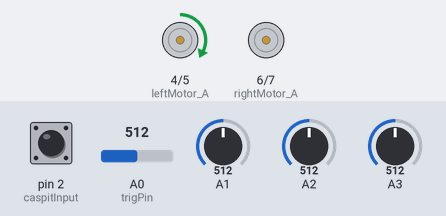
Bench run of a sketch on a simulated Arduino Uno, built with avr-gcc and run on an emulated ATmega328P. Shown: motor-driver pin pairs drawn as motors (green arrow = first pin HIGH = forward, orange = second pin HIGH = backward, longer = more drive, scaled by the enable pin). The inputs (shaded band) are chosen by the test bench; at power-on: A3 = 512, A0 (trigPin) = 512, A1 = 512, pin 2 (caspitInput) HIGH, A2 = 512.

Above: at 1.2 s.
1.3 s: A3 set to 716
At 2.1 s:
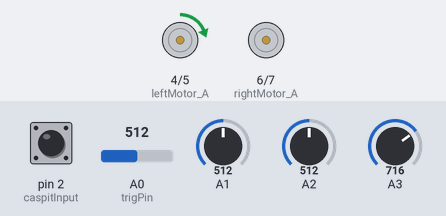
2.8 s: A0 (trigPin) set to 306
At 3.2 s:
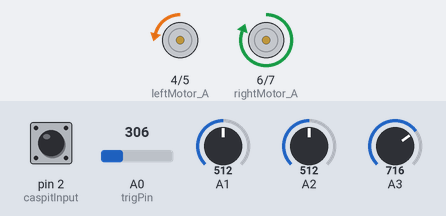
4.3 s: A1 set to 358
5.8 s: A1 set to 322
At 6.7 s:
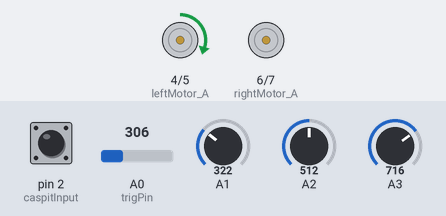
7.3 s: pin 2 (caspitInput) pulled LOW for 1 s
At 8.1 s:
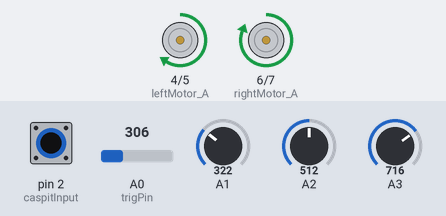
9.8 s: pin 2 (caspitInput) pulled LOW for 3.2 s
At 13.4 s:
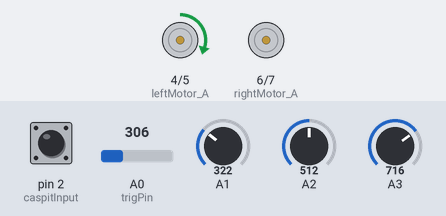
Timing chart, 0 to 14.9 s (numbered marks = the images above; inputs shaded):
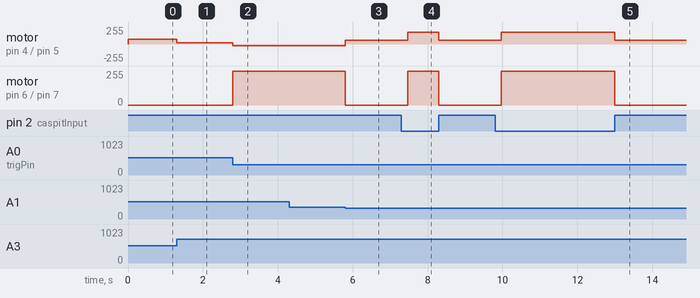

The sketch:

Prog5.ino
```cpp
#define DEBUG1 0 // motor speed left/right
#define DEBUG2 0 // sensors digital values
#define DEBUG3 0 // sensors analog values
#define DEBUG4 0 // sensors analog values RAW
#define DEBUG5 0 // UltraSonic Sensor
#define DEBUG6 0 // Mercury sensor

// Black Line Value
#define black 250

// Engine Pin Layout
#define rightMotor_A 6
#define rightMotor_B 7
#define rightMotor_PWM 8
#define leftMotor_A 4
#define leftMotor_B 5
#define leftMotor_PWM 9

// Ultrasonic Sensor
#define trigPin 14
#define echoPin 3
unsigned long time = 0;
unsigned long duration;
int distance = 0;

// Mercury Sensor
#define caspitInput 2
volatile boolean cFlag=false;
unsigned long caspitTime;

//Infrared Line Sensors
int rightSensorMidRAW,leftSensorMidRAW,rightSensorOutRAW,leftSensorOutRAW;
int rightSensorMid,leftSensorMid,rightSensorOut,leftSensorOut;
int rightSub,leftSub;

boolean digitalSensor[4];
int analogSensor[4];
int analogSensorRAW[4];
const char* sensorNum[] = {"rightSensorOut(A2)" , "rightSensorMid(A0)" , "leftSensorMid(A3)" , "leftSensorOut(A1)"};

/*
void trigUs(){
  digitalWrite(trigPin, 1);
  delayMicroseconds(10);
  digitalWrite(trigPin,0);
  duration = pulseIn(echoPin,HIGH);
  attachInterrupt(1, measurement, RISING);
}

void measurement(){
  distance = duration/58;

  if(DEBUG5){
    Serial.print("Distance = ");
    Serial.println(distance);
  }
  detachInterrupt(1);
}
*/

void stopingz(){
  motors(0,0);
}

void readSensors(){
  rightSensorMidRAW = analogRead(A0);
  leftSensorMidRAW = analogRead(A3);
  rightSensorOutRAW = analogRead(A2);
  leftSensorOutRAW =analogRead(A1);

  rightSensorOut = map(rightSensorOutRAW, 1000, 110, 1000, 0);
  rightSensorMid = map(rightSensorMidRAW,1000 ,115, 1000, 0);
  leftSensorMid = map(leftSensorMidRAW, 1000, 190,  1000, 0);
  leftSensorOut = map(leftSensorOutRAW, 1000, 120,1000, 0);

   analogSensor[0] = rightSensorOut;
   analogSensor[1] = rightSensorMid;
   analogSensor[2] = leftSensorMid;
   analogSensor[3] = leftSensorOut;

   analogSensorRAW[0] = rightSensorOutRAW;
   analogSensorRAW[1] = rightSensorMidRAW;
   analogSensorRAW[2] = leftSensorMidRAW;
   analogSensorRAW[3] = leftSensorOutRAW;
    }

void updateDigital() {
  for(int i = 0; i< 4; i++){
    if(analogSensor[i] < black)
        digitalSensor[i] = true;
    else
        digitalSensor[i] = false;
  }
}


void updateSensors(){
  readSensors();
  updateDigital();
  caspitState();

   /*
  if(millis() - time > 50){
    trigUs();
    time = millis();
  }

  */
  if(DEBUG2){
    for(int c = 0; c < 4; c++)
    {
    for(int i = 0; i< 4; i++){
        Serial.print(sensorNum[i]);
        Serial.print(" = ");
        Serial.print(digitalSensor[i]);
         Serial.print("  ");
      }
      Serial.println();
    }

    }

 if(DEBUG3){
   for(int c = 0; c < 4;c++)
    for(int j = 0; j< 4; j++){
        Serial.print(sensorNum[j]);
        Serial.print(" = ");
        Serial.print(analogSensor[j]);
        Serial.print("  ");
    }
    Serial.println();
 }


if(DEBUG4){
  for( int c = 0; c < 4; c++)
  {
   for(int k = 0; k < 4; k++){
        Serial.print(sensorNum[k]);
        Serial.print(" = ");
        Serial.print(analogSensorRAW[k]);
        Serial.print("  ");
    }
    Serial.println();
  }
  }


}

void caspit_init(){
  pinMode(caspitInput, INPUT_PULLUP);
  attachInterrupt(0, setCaspitFlag, CHANGE);
}

void setCaspitFlag(){
  cFlag = true;
}

boolean caspitState(){
  if(cFlag){
    if(digitalRead(caspitInput)==0){
    caspitTime=millis();
    }
  }
   else if(digitalRead(caspitInput)==0)
    {
        if((millis()-caspitTime)>150){
          if(DEBUG6)
              Serial.println("CaspitState : true");
          return true;
        }
    }

    if(DEBUG6)
      Serial.println("CaspitState = false");

    cFlag=false;
    return false;
  }


void Drive(){
  if(!caspitState()){
    if((leftSensorOut < black) || (rightSensorOut < black))
      turnAround();

    else
       drive1(60,60);

  }
  else
    DaniBoost(200,200);
}

void drive1(int speed1,int speed2){

  int rightSensorMid1 = map(rightSensorMid, 0, 1000, -100, 100);
  int leftSensorMid1 = map(leftSensorMid, 0, 1000, -100, 100);
  int rightSensorOut1 = map(rightSensorOut, 0, 1000, -100, 100);
  int leftSensorOut1 = map(leftSensorOut, 0, 1000, -100, 100);

  int error = (rightSensorMid1 - leftSensorMid1);

  motors(speed1 + error,speed2 - error);
}

void DaniBoost(int speed3,int speed4){

  int rightSensorMid1 = map(rightSensorMid, 0, 1000, 0, 60);
  int leftSensorMid1 = map(leftSensorMid, 0, 1000, 0, 60);

  int error = (rightSensorMid1 - leftSensorMid1);

  motors(speed3 + error,speed4 - error);
}


void turnAround(){
    if(leftSensorOut < black){
      motors(60,-60);
      delay(50);
        while(rightSensorMid > black){
              updateSensors();
        }
      }
     else if(rightSensorOut < black){
       motors(-60 ,60);
       delay(50);
        while(leftSensorMid > black){
            updateSensors();
        }
     }
}

void motors(int left, int right){
  if(DEBUG1){
     Serial.print("Left: ");
     Serial.print(left);
     Serial.print("Right: ");
     Serial.println(right);
  }

  if (left > 0)
  {
    digitalWrite(leftMotor_A,1);
    digitalWrite(leftMotor_B,0);
    analogWrite(leftMotor_PWM, left);
  }
  else
  {
    digitalWrite(leftMotor_A,0);
    digitalWrite(leftMotor_B,1);
    analogWrite(leftMotor_PWM, -left);
  }

  if (right > 0)
  {
    digitalWrite(rightMotor_A,1);
    digitalWrite(rightMotor_B,0);
    analogWrite(rightMotor_PWM, right);
  }
  else
  {
    digitalWrite(rightMotor_A,0);
    digitalWrite(rightMotor_B,1);
    analogWrite(rightMotor_PWM, -right);
  }
}


void setup(){
  Serial.begin(9600);
  for(int i = 4; i < 8; i ++)
    pinMode(i,OUTPUT);

 pinMode(trigPin,OUTPUT);
 // trigUs();
  caspit_init();
}

void loop(){
  updateSensors();
  Drive();
}
```

Measured:
- the behaviour switches between 340 and 339 on A1 (found by bisection; images 2 and 3)
- after the input at 1.3 s, motor on pin 4 (leftMotor_A) / pin 5 (leftMotor_B): forward 70/255 → forward 19/255 at once
- after the input at 2.8 s, motor on pin 4 (leftMotor_A) / pin 5 (leftMotor_B): forward 19/255 → backward 27/255 at once; motor on pin 6 (rightMotor_A) / pin 7 (rightMotor_B): stopped → forward 255/255 at once
- after the input at 4.3 s, every drawn part: stays the same
- after the input at 5.8 s, motor on pin 4 (leftMotor_A) / pin 5 (leftMotor_B): backward 27/255 → forward 60/255 at once; motor on pin 6 (rightMotor_A) / pin 7 (rightMotor_B): forward 255/255 → stopped at once
- after the input at 7.3 s, motor on pin 4 (leftMotor_A) / pin 5 (leftMotor_B): forward 60/255 → forward 173/255 after 0.17 s, → forward 60/255 0.83 s later; motor on pin 6 (rightMotor_A) / pin 7 (rightMotor_B): stopped → forward 255/255 after 0.17 s, → stopped 0.83 s later
- after the input at 9.8 s, motor on pin 4 (leftMotor_A) / pin 5 (leftMotor_B): forward 60/255 → forward 173/255 after 0.17 s, → forward 60/255 3.0 s later; motor on pin 6 (rightMotor_A) / pin 7 (rightMotor_B): stopped → forward 255/255 after 0.17 s, → stopped 3.0 s later
